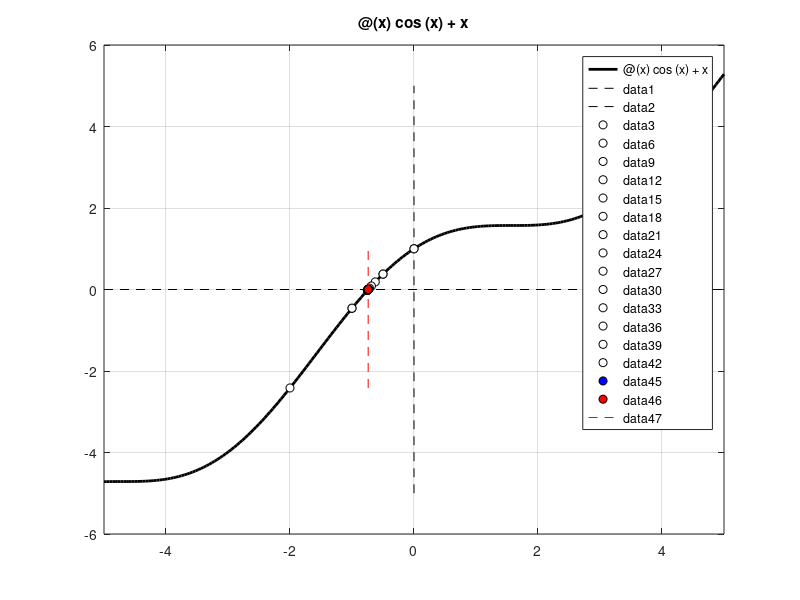

The MATLAB source for this figure:
%Author: Rolando Valdez Guzmán
%Aka: Tutoingeniero
%Youtube channel: https://www.youtube.com/channel/UCU1pdvVscOdtLpRQBp-TbWg
%Versinn: 1.0
%Updated: 17/jun/2020

%% ~~~~~~~~~~~~~~~~~~~~~~~~~~~~~~~Setup~~~~~~~~~~~~~~~~~~~~~~~~~~~~~~~~~~~%

%Bisection method (interactive version) ENGLISH
%Give inputs to find the root of a function in an interval and press Enter
%key several times to watch the process step by step.

clc; clear all;

f=@(x) cos(x)+x; %Function of x.
fplot(f,'k-','LineWidth',2); %Plot the function.
title(func2str(f)); hold on; grid on; 
line([-5 5],[0 0],'Color','k','LineStyle','--'); %Highlight X axis.
line([0 0],[-5 5],'Color','k','LineStyle','--') %Highlight Y axis.

xl=-2; %Lower limit.
xu=0; %Upper limit.
fxl=f(xl); %Function evaluated with lower limit.
fxu=f(xu); %Function evaluated with upper limit.
Niter=100; %Number of iterations. A 100 is recommended for most cases.
Tol=0.01; %Minimum relative error for convergence criteria.

%% ~~~~~~~~~~~~~~~~~~~~~~~~~~~~Algorithm~~~~~~~~~~~~~~~~~~~~~~~~~~~~~~~~~~%

x = linspace(xl,xu,100);
ylim = [min(f(x)),max(f(x))];
if fxl*fxu > 0 %This property is what makes a closed method work.
    error('There is no root inside that interval!'); 
end

obj=plot([xl,xu],[fxl,fxu],'ko','markerfacecolor','b'); %Plot xl and xu as dots.
fprintf('Press a key to continue \n'); pause;

for i = 1:Niter
    % Bisection
    xr(i)=(xl(i)+xu(i))/2; %Calculate the current midpoint.
    fxr(i)=f(xr(i)); %Evaluate the function with the current midpoint.
    
    if f(xr(i))*f(xl(i)) > 0 %If this condition is true, the root is NOT between xl and xr
        xl(i+1) = xr(i); %The midpoint is now the new lower limit.
        xu(i+1) = xu(i); %The upper limit stays the same.
        fxl(i+1)=f(xl(i+1));
        fxu(i+1)=f(xu(i+1));
    elseif f(xr(i))*f(xu(i)) > 0 %If this condition is true, the root is NOT between xr and xu
        xu(i+1) = xr(i); %The midpoint is now the new upper limit.
        xl(i+1) = xl(i); %The upper limit stays the same.
        fxl(i+1)=f(xl(i+1));
        fxu(i+1)=f(xu(i+1));
    end
    
    xr(i+1)=(xu(i+1)+xl(i+1))/2; %Update the midpoint and evaluate the function with it.
    fxr(i+1)=f(xr(i+1));
    Error(i+1)=abs((xr(i+1)-xr(i))/xr(i+1))*100; %Calculate the current relative error.
    
    %Plot the new points
    obj1 = plot(xr(i),fxr(i),'ko','markerfacecolor','r'); %Plot the current midpoint.
    obj2 = plot([xr(i),xr(i)],ylim,'r--'); %Plot a vertical line that passes through the current midpoint.
    fprintf('Press a key to continue\n'); pause;
    
    %Plot the new interval
    delete(obj1); delete(obj2); %Erase the current midpoint and the line that goes through it.
    set(obj,'markerfacecolor','w'); %Make white the point that is not useful anymore.
    obj=plot([xl(i+1),xu(i+1)],[fxl(i+1),fxu(i+1)],'ko','markerfacecolor','b'); %Update the limits.
    fprintf('Press a key to continue\n'); pause;
    
    if Error(i+1) < Tol %If the relative error is less than the convergence criteria, end the cycle.
        fprintf('Convergence!\n'); 
        obj1 = plot(xr(i),fxr(i),'ko','markerfacecolor','r');
        obj2 = plot([xr(i),xr(i)],ylim,'r--');
        break;
    end
end

%% ~~~~~~~~~~~~~~~~~~~~~~~~~~~~~Results~~~~~~~~~~~~~~~~~~~~~~~~~~~~~~~~%

Root=xr(end)
Relative_Error=Error(end)
Number_Iterations=i+1
